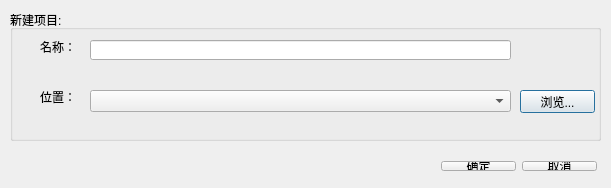
<?xml version="1.0" encoding="UTF-8"?>
<ui version="4.0">
 <class>wizardClass</class>
 <widget class="QDialog" name="wizardClass">
  <property name="geometry">
   <rect>
    <x>0</x>
    <y>0</y>
    <width>611</width>
    <height>188</height>
   </rect>
  </property>
  <property name="minimumSize">
   <size>
    <width>611</width>
    <height>188</height>
   </size>
  </property>
  <property name="maximumSize">
   <size>
    <width>611</width>
    <height>188</height>
   </size>
  </property>
  <property name="windowTitle">
   <string>wizard</string>
  </property>
  <property name="windowIcon">
   <iconset>
    <normaloff>:/NV/logo1.png</normaloff>:/NV/logo1.png</iconset>
  </property>
  <widget class="QGroupBox" name="groupBox">
   <property name="geometry">
    <rect>
     <x>10</x>
     <y>10</y>
     <width>591</width>
     <height>131</height>
    </rect>
   </property>
   <property name="title">
    <string>新建项目:</string>
   </property>
   <widget class="QLabel" name="label_2">
    <property name="geometry">
     <rect>
      <x>30</x>
      <y>80</y>
      <width>54</width>
      <height>14</height>
     </rect>
    </property>
    <property name="text">
     <string>位置：</string>
    </property>
   </widget>
   <widget class="QLabel" name="label">
    <property name="geometry">
     <rect>
      <x>30</x>
      <y>30</y>
      <width>54</width>
      <height>14</height>
     </rect>
    </property>
    <property name="text">
     <string>名称：</string>
    </property>
   </widget>
   <widget class="QLineEdit" name="lineEdit">
    <property name="geometry">
     <rect>
      <x>80</x>
      <y>30</y>
      <width>421</width>
      <height>20</height>
     </rect>
    </property>
   </widget>
   <widget class="QPushButton" name="scanButton">
    <property name="geometry">
     <rect>
      <x>510</x>
      <y>80</y>
      <width>75</width>
      <height>23</height>
     </rect>
    </property>
    <property name="text">
     <string>浏览...</string>
    </property>
   </widget>
   <widget class="QComboBox" name="comboBox">
    <property name="geometry">
     <rect>
      <x>80</x>
      <y>80</y>
      <width>421</width>
      <height>22</height>
     </rect>
    </property>
   </widget>
  </widget>
  <widget class="QWidget" name="layoutWidget">
   <property name="geometry">
    <rect>
     <x>430</x>
     <y>150</y>
     <width>178</width>
     <height>32</height>
    </rect>
   </property>
   <layout class="QHBoxLayout" name="horizontalLayout">
    <item>
     <widget class="QPushButton" name="okButton">
      <property name="text">
       <string>确定</string>
      </property>
     </widget>
    </item>
    <item>
     <widget class="QPushButton" name="cancelButton">
      <property name="text">
       <string>取消</string>
      </property>
     </widget>
    </item>
   </layout>
  </widget>
 </widget>
 <layoutdefault spacing="6" margin="11"/>
 <resources/>
 <connections/>
</ui>
